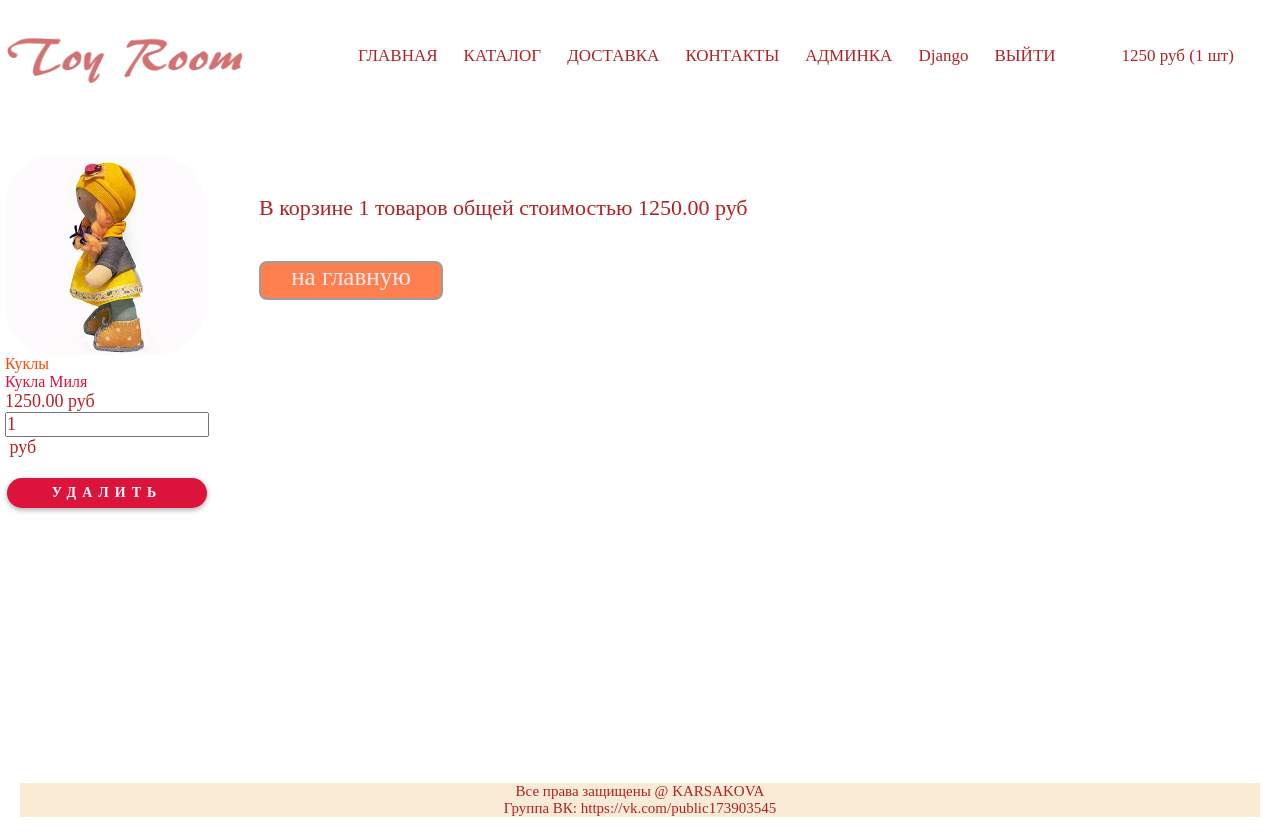
Page /basket/ (signed in) on the committed database.
### authapp/models.py (models this page shows)
class ShopUser(AbstractUser):
    avatar = models.ImageField(upload_to='users_avatars', blank=True)
    age = models.PositiveSmallIntegerField(verbose_name='возраст')

### basketapp/models.py (models this page shows)
class Basket(models.Model):
    user = models.ForeignKey(ShopUser, verbose_name='пользователь', on_delete=models.CASCADE)
    product = models.ForeignKey(Product, verbose_name='продукт', on_delete=models.CASCADE)
    quantity = models.PositiveSmallIntegerField(verbose_name='количество', default=0)
    def _get_product_cost(self):
        return self.product.price * self.quantity
    product_cost = property(_get_product_cost)
    def _get_total_quantity(self):
        _items = self.user.basket_set.all()
        _totalquantity = sum(list(map(lambda x: x.quantity, _items)))
        return _totalquantity
    total_quantity = property(_get_total_quantity)
    def _get_total_cost(self):
        _items = self.user.basket_set.all()
        _totalcost = sum(list(map(lambda x: x.product_cost, _items)))
        return _totalcost
    total_cost = property(_get_total_cost)

### mainapp/models.py (models this page shows, shortened)
class Product(models.Model):
    category = models.ForeignKey(ProductCategoru, verbose_name='категория продукта', on_delete=models.CASCADE)
    name = models.CharField(verbose_name='имя продукта', max_length=128)
    image = models.ImageField(upload_to='products_images', null=True)
    short_desc = models.CharField(verbose_name='краткое описание продукта', max_length=64, blank=True)
    description = models.TextField(verbose_name='подробное описание продукта', blank=True)
    price = models.DecimalField(verbose_name='цена продукта', max_digits=8, decimal_places=2, default=0)
    quantity = models.PositiveIntegerField(verbose_name='количество на складе', default=0)
    is_active = models.BooleanField(verbose_name='активен', default=True)

class ProductCategoru(models.Model):
    name = models.CharField(verbose_name='имя категории', max_length=64, unique=True)
    description = models.TextField(verbose_name='описание', blank=True, null=True)
    is_active = models.BooleanField(verbose_name='активна', default=True)

### basketapp/views.py (the view)
@login_required
def index(request):
    context = {
        'basket': get_basket(request.user)
    }
    return render(request, 'basketapp/basket.html', context)

### mainapp/views.py (called while the page is built)
def get_basket(user):
    if user.is_authenticated:
        return user.basket_set.all().order_by('product__category')
    return []

### basketapp/templates/basketapp/basket.html
{% extends 'basketapp/base.html' %}
{% load static %}
{% block container %}
    {% include 'basketapp/includes/inc_basket_list.html' %}
{% endblock %}

### mainapp/templates/mainapp/includes/inc__main_menu.html (shortened to what this page needs)
{% load static %}
<div class="header">
<div class="menu">
     <a href="{% url 'main:main' %}" class="logo"><img class="lg" src="{% static '/img/logo.png' %}" alt="Logo" width="240px" height="55px"></a>
    <ul class="menu-head">
        <li class="men-l"><a href="{% url 'main:main' %}" class="menu-link">ГЛАВНАЯ</a> </li>
        <li class="men-l"><a href="{% url 'main:catalog' %}" class="menu-link">КАТАЛОГ</a></li>
        <li class="men-l"><a href="{% url 'main:training' %}" class="menu-link">ДОСТАВКА</a></li>
        <li class="men-l"><a href="{% url 'main:colls' %}" class="menu-link">КОНТАКТЫ</a></li>
        <li class="men-l">
            {%  if user.is_superuser %}
            <a href="{% url 'admin:index' %}" class="menu-link">АДМИНКА</a>
        {% endif %}
        </li>
        <li class="men-l">
            {% if user.is_authenticated %}
                    <a href="{% url 'auth:update' %}" class="menu-link">
                       {{ user.first_name|default:'Пользователь' }}
                    </a>
                </li>
                <li>
                    <a href="{% url 'auth:logout' %}" class="menu-link"> ВЫЙТИ </a>
                       <li class="men-l bas">
                           <a href="{% url 'basket:main' %}" class="menu-link">
                           {% if basket %}
                               <span>
                                    {{ basket.0.total_cost|floatformat:0 }} руб
                                    ({{ basket.0.total_quantity }} шт)
                                </span>
                           {% endif %}
                           </a>
                       </li>
            {% endif %}
    </ul>
    </div>
</div>

### basketapp/templates/basketapp/includes/inc_basket_list.html
    <div class="basket_list">
        {% for item in basket %}
            <div class="basket_record">
                <img src="/media/{{ item.product.image }}" alt="{{ item.product.short_desc }}" class="basket_img">
                <span class="category_name">{{ item.product.category.name }}</span>
                <span class="product_name">{{ item.product.name }}</span>
                <span class="product_price">{{ item.product.price }}&nbspруб</span>
                <input class="number dl_n" type="number" name="{{ item.pk }}" min="0" value="{{ item.quantity }}">
                <span class="product_cost">{{ item.cost }}&nbspруб</span>
                <a href="{% url 'basket:remove' item.pk %}" class="button2">
                    удалить
                </a>
            </div>
{% endfor %}
<div class="bas_l_sort">
{% if basket %}
    <div class="basket_summary">
        В корзине {{ basket.0.total_quantity }} товаров общей стоимостью
        {{ basket.0.total_cost }} руб
    </div>
{% endif %}
<a href="{% url 'main:main' %}" class="button3">
    на главную
</a>
    </div>
</div>

### static/css/stil.css (style rules this page uses)
* { margin: 0; padding: 0; }
html, body { height: 100%; }
.menu-link { display: block; text-decoration: none; color: #B22222; padding: 13px; font-size: 17px; }
.men-l { list-style-type: none; }
.menu-head { display: flex; list-style-type: none; font-family: 'Cormorant SC', serif; }
.header { height: 65px; display: flex; align-items: center; margin-top: 30px; align-content: center; text-align: center; }
.logo { margin-top: 0px; color: #cfb4b4; text-decoration: none; float: left; margin-right: 100px; }
.bas { margin-left: 40px; }
.basket_img { width: 200px; height: 200px; border-radius: 50px; }
.category_name { color: #FF4500; font-family: 'Cormorant SC', serif; font-size: 16px; }
.product_price, .number, .product_cost { color: #B22222; font-family: 'Cormorant SC', serif; font-size: 18px; }
.product_name { color: #DC143C; }
.button2 { margin: 0 auto; display: block; height: 30px; width: 200px; border-radius: 35px; background-color: #DC143C; text-align: center; text-transform: uppercase; text-decoration: none; color: #ffffff; font-size: 14px; font-weight: 700; line-height: 30px; box-shadow: 0px 2px 4.85px 0.15px rgba(33, 33, 33, 0.35); letter-spacing: 6px; margin-top: 20px; }
.basket_record { display: flex; flex-direction: column; margin-right: 50px; margin-bottom: 50px; }
.dl_n { width: 200px; }
.basket_list { display: flex; margin-top: 60px; margin-bottom: 120px; flex-wrap: wrap; justify-content: flex-start; }
.basket_summary { color: #B22222; font-family: 'Cormorant SC', serif; font-size: 22px; margin-top: 40px; }
.button3 { height: 35px; width: 180px; text-decoration: none; font-family: 'Cormorant SC', serif; color: #f5ebeb; font-size: 25px; background-color: #FF7F50; border: 2px solid #9d9d9d; border-radius: 8px; text-align: center; margin-top: 40px; }
.bas_l_sort { display: flex; flex-direction: column; }

### rows in the picture
ShopUser: first_name "Django"
Basket: user+product+quantity "1250", user+quantity "1", product.image (picture), product.category.name "Куклы", product.name "Кукла Миля", product.price "1250.00", quantity "1", user+product+quantity "1250.00"
